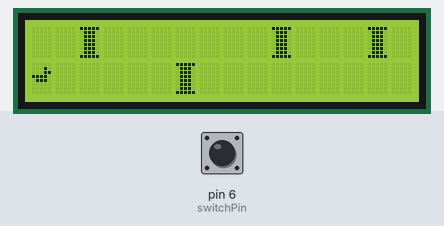
Bench run of a sketch on a simulated Arduino Uno, built with avr-gcc and run on an emulated ATmega328P. On the bench: 16×2 character LCD. Inputs (shaded band) come from the test bench; at power-on: pin 6 (switchPin) LOW. Random numbers use the default seed unless the sketch sets one; what the sketch prints to the serial monitor is not drawn.

Above: at 1.25 s.
1.3 s: pin 6 (switchPin) pulled HIGH for 0.15 s
At 1.75 s:
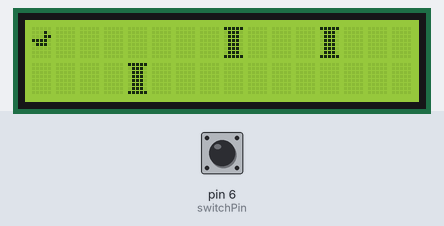
At 5.4 s:
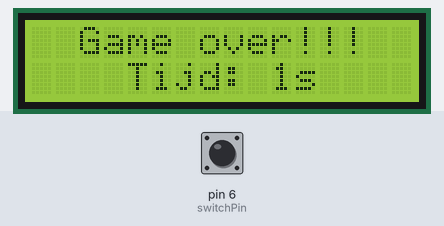
Timing chart, 0 to 6.9 s (numbered marks = the images above; inputs shaded):
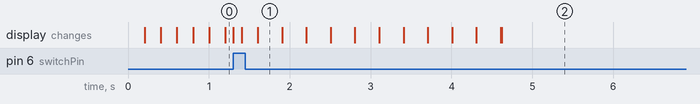

The sketch:

Arduino_jump_game.ino
```cpp
#include <LiquidCrystal.h>
LiquidCrystal lcd (12, 11, 5, 4, 3, 2);

// Hoe veel tijd kost het voordat de obstakels moeten bewegen
long int interval = 200;
long int gameTime = 0;
long int endTime = 0;
// De vorige tijd dat de obstakels bewogen hebben, in het begin is deze waarde 0
long int previousTime;
const int switchPin = 6;
int switchState = 0;
int prevSwitchState = 0;
bool playing = true;
// Een blauwdruk voor objecten, van het Player type (onze speler)
class Player {
  public:
    int x;
    int y; // als speler.jumping true is, dan moet je y - 1 gebruiken als positie van de speler
    bool jumping;
    long int jumpTime;

  Player() {
    x = 0;
    y = 1;
    jumping = false;
  }

  void draw() {
    if(jumping) {
      lcd.setCursor(x, y - 1);
      lcd.write((uint8_t)0);
      lcd.setCursor(x, y);
      lcd.write((uint8_t)2);
    } else {
      lcd.setCursor(x, y);
      lcd.write((uint8_t)0);
      lcd.setCursor(x, y - 1);
      lcd.write((uint8_t)2);
    }
  }

  void update() {
    // Als de speler aan het springen is en al 2 * de interval in de lucht zweeft, dan landen we weer
    if(jumping && (millis() - jumpTime) > (2 * interval)) {
      jumping = false;
    }
  }

  void jump() {
    jumping = true;
    jumpTime = millis();
  }
};

// Een blauwdruk voor objecten, van het Obstacle type (de obstakels)
class Obstacle {
  public:
    int x;
    int y;

  Obstacle() {
    x = 0;
    y = 0;
  }

  void draw() {
    lcd.setCursor(x, y);
    lcd.write((uint8_t)1);
  }

  void update() {
    x -= 1;
    if(x < 0) {
      x = 20;
      y = random(0, 2);
    }
  }
};

byte playerChar[8] = {
  0b00000,
  0b00010,
  0b00011,
  0b11110,
  0b01110,
  0b00000,
  0b00000,
  0b00000
};
byte obstacleChar[8] = {
  0b11111,
  0b01110,
  0b01110,
  0b01110,
  0b01110,
  0b01110,
  0b01110,
  0b11111
};

byte clearChar[8] = {
  0b00000,
  0b00000,
  0b00000,
  0b00000,
  0b00000,
  0b00000,
  0b00000,
  0b00000
};

// Player object, de speler
Player speler;

// Aantal obstakels
const int nObstakels = 5;

// Een array van 5 obstakel objecten maken
Obstacle obstakels[nObstakels];

void setup() {
  Serial.begin(9600);

  pinMode(switchPin, INPUT);

  // Maak nieuwe karakters in het karakterset van het scherm, zodat je die met lcd.write((uint8_t)<nummer>) op het scherm kan tonen
  lcd.createChar(0, playerChar);
  lcd.createChar(1, obstacleChar);
  lcd.createChar(2, clearChar);
  lcd.begin(16, 2);

  // De formule voor het berekenen van willekeurige getallen voeren met een willekeurig getal uit analoge poort 5
  randomSeed(analogRead(A5));

  // In elk van de obstakels de randomPosition() methode aanroepen
  for(int i = 0; i < nObstakels; i += 1) {
    obstakels[i].x = 8 + (i * 4);
    obstakels[i].y = random(0, 2);
  }

  gameTime = millis();
}

void loop() {
  // Hoe veel milliseconden staat de arduino al aan
  long int currentTime = millis();
  if (playing) {
    // Knop afvangen
    switchState = digitalRead(switchPin);
    if(switchState != prevSwitchState) {
      if(switchState == HIGH) {
        // knop ingedrukt, speler springt!
        speler.jump();
        speler.draw();
      }

      prevSwitchState = switchState;
    }

    // Als de huidige tijd MINUS de vorige tijd groter is dan onze interval van 1000, doe ons ding.
    if((currentTime - previousTime) >= interval) {
      lcd.clear();

      // Speler updaten, als hij springt moet hij weer naar beneden
      speler.update();

      // Speler tekenen
      speler.draw();

      // Alle obstakels van positie updaten en tekenen
      for(int i = 0; i < nObstakels; i += 1) {
        obstakels[i].update();
        obstakels[i].draw();
      }

      // Controleren of speler botst met obstakel door een for loop te maken en voor ELK obstakel
      // de x en y (obstakels[i].x) vergelijken met speler.x en speler.y. Als deze overeenkomen, dan ben je af.

      // We hebben ons ding gedaan, dus nu de huidige tijd opslaan in previousTime voor de volgende keer
      previousTime = currentTime;
    }
      // als de speler een object raakt is die af.
    if (isDead()) {
      playing = false;
      delay(10);
      lcd.setCursor(0,0);
      lcd.write("  Game over!!!  ");
      long int totalTime = (endTime - gameTime) / 1000;
      Serial.print(totalTime);
      lcd.setCursor(0,1);
      lcd.print("    Tijd: " /*+ (totalTime)*/);
      lcd.print(totalTime);
      lcd.print("s");

    }
  }
}

bool isDead(){
  for(int i = 0; i < nObstakels; i += 1) {
    int spelerX = speler.x;
    int spelerY = speler.y;
    if(speler.jumping) {
      spelerY -= 1;
    }
    if(obstakels[i].x == spelerX && obstakels[i].y == spelerY) {
      if (endTime == 0) {
        endTime = millis();
      }
      int gameOverBlink = 0;
      for (int j = 0; j < 10; j++) {
        gameOverBlink = !gameOverBlink;
        lcd.setCursor(spelerX, spelerY);
        if (gameOverBlink) {
          lcd.write((uint8_t)0);
        } else {
          lcd.write((uint8_t)1);
        }
        delay(300);
      }
      lcd.clear();
      return true;
    }
  }
  return false;
}
```
